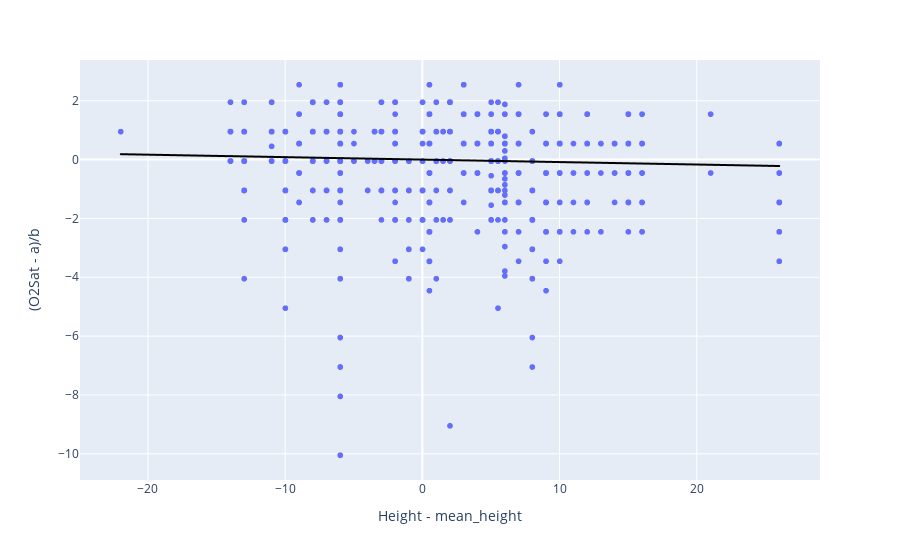

Write notebook code for a chart like this one.
### Markdown cell above
## Plot residuals of O2 Sat fit by Sex

### Code cell
# Plot the residuals of the fit O2 Saturation = a + b*isMale against Height

## Taking a = 98.07 and b = -0.71 compute the residuals
df_healthiest = filter_healthiest(df, 80)
df_healthiest["(O2Sat - a)/b"] = df_healthiest.apply(
    lambda x: compute_O2Sat_residual_after_sex_fit(x, a[-3], b[-3]), axis=1
)
df_healthiest["Height - mean_height"] = (
    df_healthiest.Height - df_healthiest.Height.mean()
)

# Compute an print correlation between those residuals and height
print(
    f"Correlation between (O2Sat - a)/b and Height: {df['(O2Sat - a)/b'].corr(df.Height)}"
)

# Plot those residuals with height with trendline linera
fig = px.scatter(
    df,
    x="Height - mean_height",
    # x="Height",
    y="(O2Sat - a)/b",
    trendline="ols",
    trendline_color_override="black",
)
fig.show()

### Figure 1 — Plotly figure (JSON) as saved in the notebook; plotly's stock layout.template omitted (floating-point values rounded to 4 significant figures; data arrays with more than 128 entries replaced by an {"elided": "..."} marker saying what was removed)
{"data": [{"hovertemplate": "Height - mean_height=%{x}<br>(O2Sat - a)/b=%{y}<extra></extra>", "legendgroup": "", "marker": {"color": "#636efa", "symbol": "circle"}, "mode": "markers", "name": "", "showlegend": false, "type": "scattergl", "x": {"elided": "20243 float values"}, "xaxis": "x", "y": {"elided": "20243 float values"}, "yaxis": "y"}, {"hovertemplate": "<b>OLS trendline</b><br>(O2Sat - a)/b = -0.008367 * Height - mean_height + -1.52829e-14<br>R<sup>2</sup>=0.003338<br><br>Height - mean_height=%{x}<br>(O2Sat - a)/b=%{y} <b>(trend)</b><extra></extra>", "legendgroup": "", "line": {"color": "black"}, "marker": {"color": "#636efa", "symbol": "circle"}, "mode": "lines", "name": "", "showlegend": false, "type": "scattergl", "x": {"elided": "4234 float values"}, "xaxis": "x", "y": {"elided": "4234 float values"}, "yaxis": "y"}], "layout": {"legend": {"tracegroupgap": 0}, "margin": {"t": 60}, "xaxis": {"anchor": "y", "domain": [0, 1], "title": {"text": "Height - mean_height"}}, "yaxis": {"anchor": "x", "domain": [0, 1], "title": {"text": "(O2Sat - a)/b"}}}}
